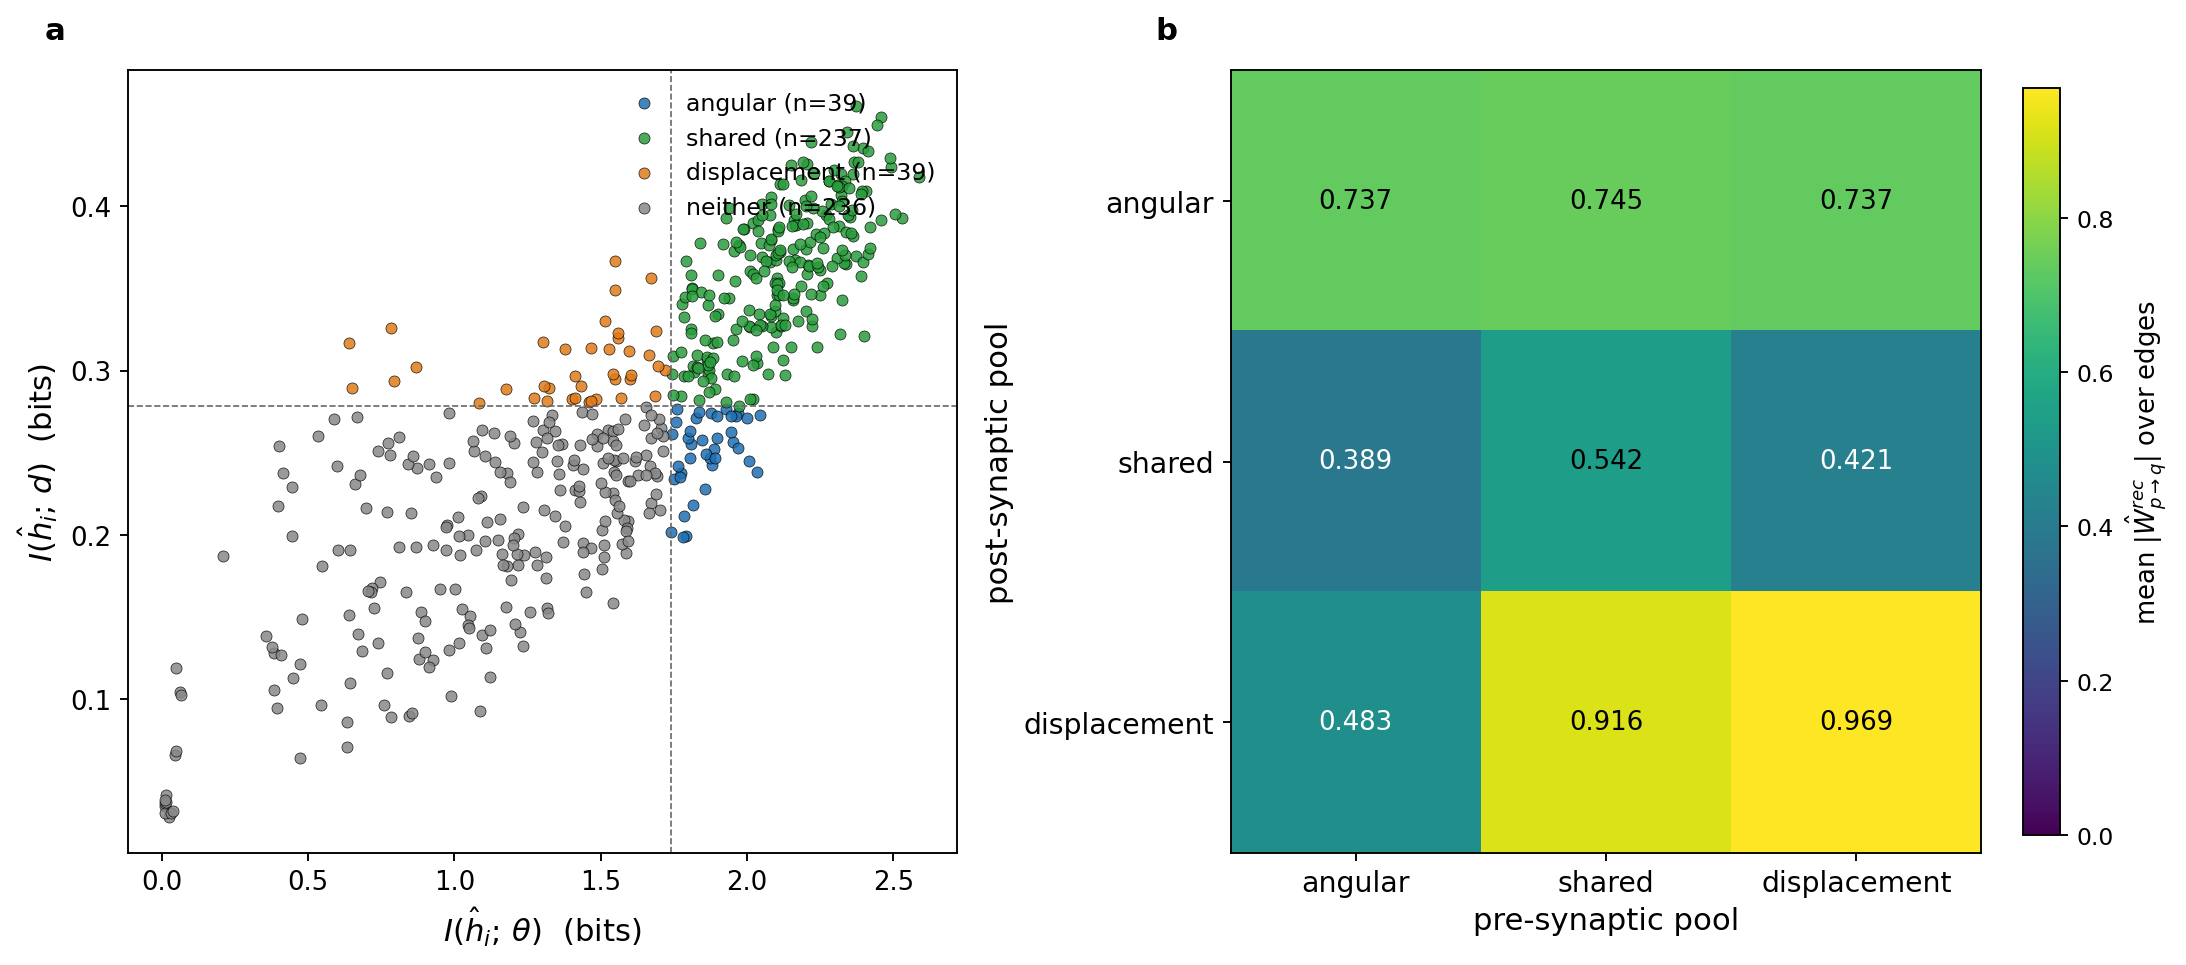

Generate this figure with Python:
"""MI-based partition of the recurrent pool + W^rec edge-block analysis.

Run on a trained joint-task model (rotation + scalar-d or
rotation + 2-D position). For each recurrent neuron i (dIPN + IPN12
pool, n=551 of 839 — afferents are excluded by construction) we
compute the per-neuron MI on the integrated heading θ and on the
forward distance d, then split into three pools:

    angular      :  I(h_i;θ) ≥ τθ, I(h_i;d) < τd
    displacement :  I(h_i;θ) < τθ, I(h_i;d) ≥ τd
    shared       :  I(h_i;θ) ≥ τθ, I(h_i;d) ≥ τd

The thresholds (τθ, τd) default to the per-axis medians, so each pool
is a quadrant of the MI scatter. The fourth quadrant (low on both)
is the residual "neither" group, kept on the scatter but not in the
edge analysis.

Two panels:
    (a) MI scatter I(h;θ) vs I(h;d), one dot per recurrent neuron,
        coloured by pool. Thresholds drawn as dashed lines.
    (b) Edge-block magnitude
        avg |W^rec_{p→q}|  over recurrent→recurrent edges only,
        between the three pools. A block-diagonal pattern would
        indicate two disjoint micro-circuits; a dense cross-block
        would indicate distributed computation.

Usage:
    python figures/zebrafish/fig_zebrafish_mi_partition.py
    python figures/zebrafish/fig_zebrafish_mi_partition.py \\
        --run zebrafish_hd_si_ipn12_artr_pt1_position_2d_leaky
"""
from __future__ import annotations

import argparse
import glob
import os
import sys

import matplotlib
matplotlib.use("Agg")
import matplotlib.pyplot as plt
import numpy as np
import torch

HERE = os.path.dirname(os.path.abspath(__file__))
sys.path.insert(0, os.path.join(HERE, "..", "..", "src"))

from connectome_gnn.utils import (  # noqa: E402
    load_data_root_from_json, set_data_root,
)
from connectome_gnn.models.utils import load_run_config  # noqa: E402
from connectome_gnn.models.registry import create_model  # noqa: E402
from connectome_gnn.zarr_io import load_raw_array  # noqa: E402
from connectome_gnn.utils import graphs_data_path  # noqa: E402

# Recurrent-pool cell-type prefixes (everything that's *not* an
# afferent: dIPN, IPNds, IPN12).
RECURRENT_PREFIXES = ("IPNd", "IPNds", "IPN12")
POOL_ORDER = ("angular", "shared", "displacement", "neither")
POOL_COLOR = {
    "angular":      "#1f6fb3",   # blue — heading-tuned
    "displacement": "#e07b1a",   # orange — distance-tuned
    "shared":       "#2a9d3d",   # green — both
    "neither":      "#888888",   # grey — low on both
}


def _is_recurrent(name: str) -> bool:
    # Order matters: IPN12 starts with IPN1 which would prefix-match
    # 'IPNd' if we weren't careful — use exact prefix tests.
    if name.startswith("IPN12"):
        return True
    if name.startswith("IPNds"):
        return True
    if name.startswith("IPNd"):
        return True
    return False


def _mi_plugin(x: np.ndarray, y: np.ndarray, n_bins_x=32, n_bins_y=20) -> float:
    """Plug-in histogram MI(x; y) in bits. x: continuous scalar over T
    timepoints, y: continuous scalar over T timepoints (same length)."""
    x = np.asarray(x); y = np.asarray(y)
    finite = np.isfinite(x) & np.isfinite(y)
    x = x[finite]; y = y[finite]
    if x.size < 100:
        return 0.0
    # Bin both axes.
    xb = np.linspace(x.min(), x.max() + 1e-9, n_bins_x + 1)
    yb = np.linspace(y.min(), y.max() + 1e-9, n_bins_y + 1)
    H, _, _ = np.histogram2d(x, y, bins=[xb, yb])
    Pxy = H / H.sum()
    Px = Pxy.sum(axis=1, keepdims=True)
    Py = Pxy.sum(axis=0, keepdims=True)
    with np.errstate(divide="ignore", invalid="ignore"):
        term = Pxy * (np.log2(Pxy + 1e-12) - np.log2(Px + 1e-12) - np.log2(Py + 1e-12))
    return float(np.nansum(term))


def _circular_mi(x: np.ndarray, theta: np.ndarray, n_bins_x=32, n_bins_theta=24) -> float:
    """MI(x; θ) where θ is a circular variable in (-π, π]."""
    x = np.asarray(x); theta = np.asarray(theta)
    finite = np.isfinite(x) & np.isfinite(theta)
    x = x[finite]; theta = ((theta[finite] + np.pi) % (2 * np.pi)) - np.pi
    if x.size < 100:
        return 0.0
    xb = np.linspace(x.min(), x.max() + 1e-9, n_bins_x + 1)
    tb = np.linspace(-np.pi, np.pi + 1e-9, n_bins_theta + 1)
    H, _, _ = np.histogram2d(x, theta, bins=[xb, tb])
    Pxy = H / H.sum()
    Px = Pxy.sum(axis=1, keepdims=True)
    Py = Pxy.sum(axis=0, keepdims=True)
    with np.errstate(divide="ignore", invalid="ignore"):
        term = Pxy * (np.log2(Pxy + 1e-12) - np.log2(Px + 1e-12) - np.log2(Py + 1e-12))
    return float(np.nansum(term))


def _load_run(run_dir: str, device):
    config_name = os.path.basename(run_dir)
    config, _ = load_run_config(config_name, explicit_output_root=False,
                                 task="train")
    net = create_model(
        config.graph_model.signal_model_name,
        aggr_type=config.graph_model.aggr_type,
        config=config, device=device,
    )
    ckpts = sorted(glob.glob(os.path.join(run_dir, "models",
                                          "best_model_with_*.pt")))
    if not ckpts:
        sys.exit(f"no checkpoint in {run_dir}")
    sd = torch.load(ckpts[-1], map_location=device, weights_only=False)
    sd = sd if isinstance(sd, dict) else sd.state_dict()
    if "model_state_dict" in sd:
        sd = sd["model_state_dict"]
    net.load_state_dict(sd, strict=False)
    net.eval()
    return net, config


def _run_trial(net, u, device):
    """Forward pass on one (T, n_in) trial. Returns h: (T, N) numpy."""
    with torch.no_grad():
        u_t = torch.from_numpy(u[None]).to(device)
        _, h_buf = net(u_t)
    return h_buf[0].cpu().numpy()


def _accumulate_hidden(net, u_test, y_test, device, n_trials):
    """Concatenate hidden state, true heading, true d across n_trials."""
    hs, thetas, ds = [], [], []
    n_trials = min(n_trials, u_test.shape[0])
    has_d_target = y_test.shape[-1] >= 3
    for k in range(n_trials):
        h = _run_trial(net, u_test[k], device)  # (T, N)
        y = y_test[k]                            # (T, n_out)
        # heading: atan2(sinθ, cosθ) from y[:, :2]
        theta = np.arctan2(y[:, 1], y[:, 0])
        hs.append(h); thetas.append(theta)
        if has_d_target:
            # in scalar_xi 3-col target, d is col 2; in position_2d 4-col it's missing.
            if y.shape[-1] == 3:
                ds.append(y[:, 2])
            elif y.shape[-1] == 4:
                # use cumulative travelled distance as a proxy:
                # √(Δx² + Δy²) accumulated
                dx = np.diff(y[:, 2], prepend=y[0, 2])
                dy = np.diff(y[:, 3], prepend=y[0, 3])
                ds.append(np.cumsum(np.sqrt(dx**2 + dy**2)))
            else:
                ds.append(np.zeros_like(theta))
        else:
            ds.append(np.zeros_like(theta))
    H = np.concatenate(hs, axis=0)            # (n_trials*T, N)
    theta = np.concatenate(thetas)
    d = np.concatenate(ds)
    return H, theta, d


def main():
    p = argparse.ArgumentParser(description=__doc__)
    p.add_argument("--run",
                   default="zebrafish_hd_si_ipn12_artr_pt1_position_2d_leaky",
                   help="trained run directory basename")
    p.add_argument("--data_root",
                   default="/groups/saalfeld/home/allierc/GraphData")
    p.add_argument("--n_trials", type=int, default=64,
                   help="how many test trials to concatenate for the MI estimate")
    p.add_argument("--device", default="cpu")
    p.add_argument("--out", default=os.path.join(
        HERE, "fig_zebrafish_mi_partition.png"))
    args = p.parse_args()

    try:
        set_data_root(load_data_root_from_json())
    except FileNotFoundError:
        pass

    device = torch.device(args.device)
    run_dir = os.path.join(args.data_root, "log", "zebrafish", args.run)
    print(f"[1/4] loading {run_dir}")
    net, config = _load_run(run_dir, device)
    type_names = list(net.type_names)
    nt = np.asarray(net.neuron_types).astype(int)
    N = nt.size
    is_rec = np.array([_is_recurrent(type_names[int(t)]) for t in nt])
    rec_ix = np.where(is_rec)[0]
    print(f"      N={N}, recurrent neurons: {rec_ix.size}")

    # Load test trials with task_targets slicing.
    print(f"[2/4] loading test trials and applying task_targets slicing")
    root = graphs_data_path(config.dataset)
    u_test = load_raw_array(f"{root}/test/stimulus.zarr")
    y_test = load_raw_array(f"{root}/test/target.zarr")
    _PROFILE_BY_TARGET = {
        (3, ("rotation",)):                ([0, 2, 3],    [0, 1]),
        (3, ("translation",)):             ([1],          [2]),
        (3, ("rotation", "translation")):  ([0, 1, 2, 3], [0, 1, 2]),
        (4, ("rotation",)):                ([0, 2, 3],    [0, 1]),
        (4, ("position_2d",)):             ([0, 1, 2, 3], [0, 1, 2, 3]),
    }
    _RECOGNISED = ("rotation", "translation", "position_2d")
    _task_raw = list(getattr(config.training, "task_targets", None) or [])
    _task_key = tuple(t for t in _RECOGNISED if t in _task_raw)
    if u_test.shape[-1] >= 4 and _task_key:
        key = (int(y_test.shape[-1]), _task_key)
        if key in _PROFILE_BY_TARGET:
            in_cols, out_cols = _PROFILE_BY_TARGET[key]
            u_test = u_test[..., in_cols]
            y_test = y_test[..., out_cols]
    print(f"      u={u_test.shape}  y={y_test.shape}")

    print(f"[3/4] rollout {args.n_trials} trials, computing MI per recurrent neuron")
    H, theta, d = _accumulate_hidden(net, u_test, y_test, device,
                                       args.n_trials)
    print(f"      H={H.shape}, θ samples={theta.size}, d range={d.min():.3f}..{d.max():.3f}")

    I_theta = np.zeros(rec_ix.size)
    I_d = np.zeros(rec_ix.size)
    for k, i in enumerate(rec_ix):
        x = H[:, i]
        I_theta[k] = _circular_mi(x, theta)
        I_d[k] = _mi_plugin(x, d)

    tau_theta = float(np.median(I_theta))
    tau_d = float(np.median(I_d))
    print(f"      thresholds: τθ={tau_theta:.3f}, τd={tau_d:.3f}")

    pool = np.full(rec_ix.size, "neither", dtype=object)
    pool[(I_theta >= tau_theta) & (I_d <  tau_d)] = "angular"
    pool[(I_theta <  tau_theta) & (I_d >= tau_d)] = "displacement"
    pool[(I_theta >= tau_theta) & (I_d >= tau_d)] = "shared"
    pool[(I_theta <  tau_theta) & (I_d <  tau_d)] = "neither"
    counts = {p: int(np.sum(pool == p)) for p in POOL_ORDER}
    print(f"      pool counts: {counts}")

    # ---- panel (b): edge-block magnitudes on recurrent→recurrent edges ----
    print(f"[4/4] computing edge-block magnitudes (recurrent→recurrent)")
    W_rec = net.W_rec.detach().cpu().numpy()        # (N, N), row=post, col=pre
    # Restrict to recurrent×recurrent block.
    W_rr = W_rec[np.ix_(rec_ix, rec_ix)]            # (n_rec, n_rec)
    blocks = {p: np.where(pool == p)[0] for p in POOL_ORDER}
    M = np.zeros((3, 3))                            # angular/shared/displacement
    pools_3 = ("angular", "shared", "displacement")
    for i, p_pre in enumerate(pools_3):
        for j, p_post in enumerate(pools_3):
            pre = blocks[p_pre]; post = blocks[p_post]
            if pre.size == 0 or post.size == 0:
                M[j, i] = np.nan
                continue
            sub = np.abs(W_rr[np.ix_(post, pre)])
            # Mean over non-zero (connectome support) entries.
            nz = sub[sub > 0]
            M[j, i] = float(nz.mean()) if nz.size else 0.0

    # ---- plot --------------------------------------------------------
    fig, axes = plt.subplots(1, 2, figsize=(13, 5.8))

    # (a) MI scatter
    ax = axes[0]
    for p in POOL_ORDER:
        mask = pool == p
        ax.scatter(I_theta[mask], I_d[mask], s=22,
                   color=POOL_COLOR[p], edgecolor="black", linewidth=0.3,
                   alpha=0.85, label=f"{p} (n={counts[p]})")
    ax.axvline(tau_theta, color="0.4", lw=0.7, linestyle="--")
    ax.axhline(tau_d,     color="0.4", lw=0.7, linestyle="--")
    ax.set_xlabel(r"$I(\hat h_i;\,\theta)$  (bits)", fontsize=13)
    ax.set_ylabel(r"$I(\hat h_i;\,d)$  (bits)", fontsize=13)
    ax.tick_params(labelsize=11)
    ax.legend(fontsize=10, loc="upper right", frameon=False)
    ax.text(-0.10, 1.04, "a", transform=ax.transAxes,
            fontsize=13, fontweight="bold")

    # (b) edge-block matrix
    ax = axes[1]
    cmap = plt.get_cmap("viridis")
    im = ax.imshow(M, cmap=cmap, vmin=0, aspect="auto")
    ax.set_xticks(range(3)); ax.set_xticklabels(pools_3, fontsize=12)
    ax.set_yticks(range(3)); ax.set_yticklabels(pools_3, fontsize=12)
    ax.set_xlabel("pre-synaptic pool", fontsize=13)
    ax.set_ylabel("post-synaptic pool", fontsize=13)
    for i in range(3):
        for j in range(3):
            val = M[j, i]
            if np.isfinite(val):
                ax.text(i, j, f"{val:.3f}",
                        ha="center", va="center", fontsize=11,
                        color="white" if val < M.max() * 0.5 else "black")
    cb = plt.colorbar(im, ax=ax, fraction=0.045)
    cb.set_label(r"mean $|\hat W^{rec}_{p\to q}|$ over edges",
                 fontsize=11)
    cb.ax.tick_params(labelsize=10)
    ax.text(-0.10, 1.04, "b", transform=ax.transAxes,
            fontsize=13, fontweight="bold")

    plt.tight_layout()
    fig.savefig(args.out, dpi=170, bbox_inches="tight")
    plt.close(fig)
    print(f"[fig_mi_partition] wrote {args.out}")
    print(f"[fig_mi_partition] pool counts: {counts}")
    print(f"[fig_mi_partition] edge-block matrix (rows=post, cols=pre):")
    for row, p in zip(M, pools_3):
        print(f"  {p:13s}  {row}")


if __name__ == "__main__":
    main()
